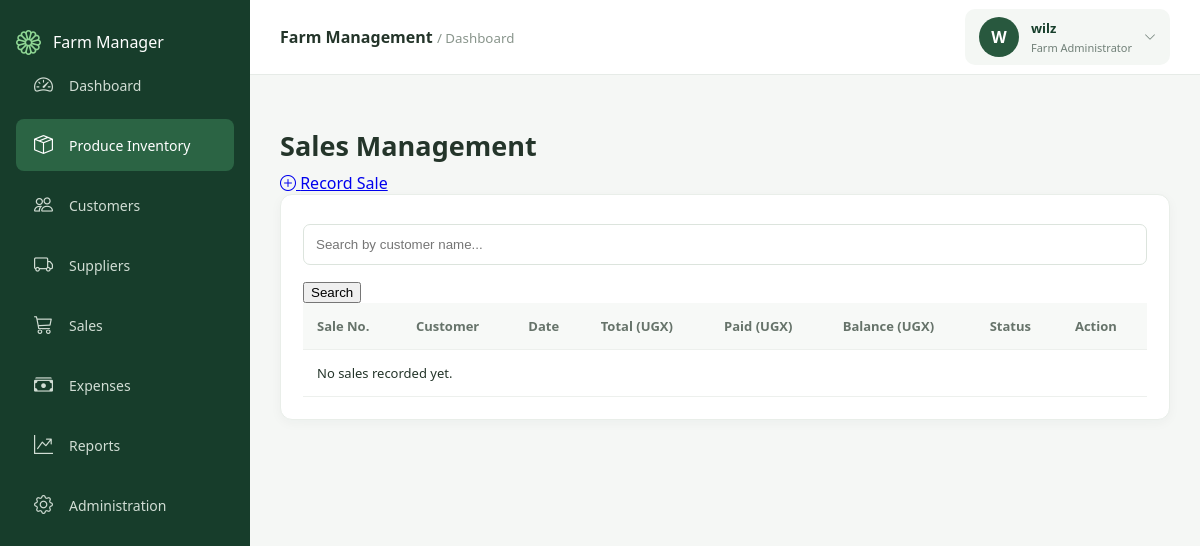
The app's page /sales/ (signed in), older data.
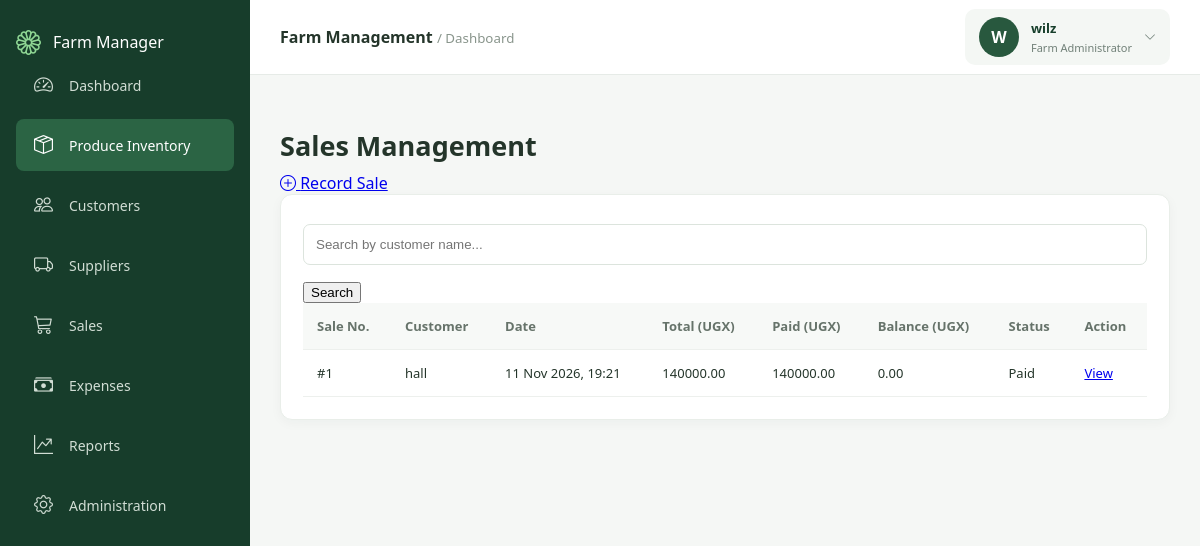
The same page, newer data.
### sales/models.py (models this page shows, shortened)
class Sale(models.Model):
    PAYMENT_METHODS = [
        ('CASH', 'Cash'),
        ('MOBILE_MONEY', 'Mobile Money'),
        ('BANK', 'Bank Transfer'),
        ('OTHER', 'Other'),
    ]
    customer = models.ForeignKey(
        Customer,
        on_delete=models.PROTECT,
        related_name='sales',
        null=True,
        blank=True
    )
    sale_date = models.DateTimeField(auto_now_add=True)
    amount_paid = models.DecimalField(
        max_digits=12,
        decimal_places=2,
        default=0
    )
    payment_method = models.CharField(
        max_length=20,
        choices=PAYMENT_METHODS,
        default='CASH'
    )
    notes = models.TextField(blank=True)
    created_by = models.ForeignKey(
        settings.AUTH_USER_MODEL,
        on_delete=models.SET_NULL,
        null=True,
        blank=True
    )
    created_at = models.DateTimeField(auto_now_add=True)
    class Meta:
        ordering = ['-sale_date']
    @property
    def total_amount(self):
        total = sum(
            (item.line_total for item in self.items.all()),
            Decimal('0.00')
        )
        return total
    @property
    def balance(self):
        return self.total_amount - self.amount_paid
    @property
    def payment_status(self):
        if self.amount_paid <= 0:
            return 'Unpaid'
        elif self.amount_paid < self.total_amount:
            return 'Partially Paid'
        return 'Paid'

class SaleItem(models.Model):
    sale = models.ForeignKey(
        Sale,
        on_delete=models.CASCADE,
        related_name='items'
    )
    produce = models.ForeignKey(
        Produce,
        on_delete=models.PROTECT,
        related_name='sale_items'
    )
    quantity = models.DecimalField(
        max_digits=12,
        decimal_places=2
    )
    unit_price = models.DecimalField(
        max_digits=12,
        decimal_places=2
    )
    @property
    def line_total(self):
        return self.quantity * self.unit_price

### customers/models.py (models this page shows, shortened)
class Customer(models.Model):
    full_name = models.CharField(max_length=150)
    phone_number = models.CharField(max_length=20)
    email = models.EmailField(blank=True)
    address = models.TextField(blank=True)
    created_at = models.DateTimeField(auto_now_add=True)

### sales/views.py (the view)
# urls.py: path('', views.sale_list, name='sale_list'),
@login_required
def sale_list(request):
    sales = Sale.objects.select_related('customer').prefetch_related(
        'items__produce'
    )
    search = request.GET.get('search', '').strip()
    if search:
        sales = sales.filter(customer__full_name__icontains=search)
    return render(request, 'sales/list.html', {
        'sales': sales,
        'search': search,
    })

### sales/templates/sales/list.html (shortened to what this page needs)
{% extends 'base.html' %}
{% block content %}
<div class="page-header">
    <h1>Sales Management</h1>
    <a href="{% url 'sale_create' %}" class="button">
        <i class="bi bi-plus-circle"></i> Record Sale
    </a>
</div>
<div class="panel">
    <form method="GET">
        <input
            type="text"
            name="search"
            placeholder="Search by customer name..."
            value="{{ search }}"
        >
        <button type="submit" class="button">Search</button>
    </form>
    <table>
        <thead>
            <tr>
                <th>Sale No.</th>
                <th>Customer</th>
                <th>Date</th>
                <th>Total (UGX)</th>
                <th>Paid (UGX)</th>
                <th>Balance (UGX)</th>
                <th>Status</th>
                <th>Action</th>
            </tr>
        </thead>
        <tbody>
            {% for sale in sales %}
            <tr>
                <td>#{{ sale.id }}</td>
                <td>
                    {% if sale.customer %}
                        {{ sale.customer.full_name }}
                    {% else %}
                        Walk-in Customer
                    {% endif %}
                </td>
                <td>{{ sale.sale_date|date:"d M Y, H:i" }}</td>
                <td>{{ sale.total_amount|floatformat:2 }}</td>
                <td>{{ sale.amount_paid|floatformat:2 }}</td>
                <td>{{ sale.balance|floatformat:2 }}</td>
                <td>{{ sale.payment_status }}</td>
                <td>
                    <a href="{% url 'sale_detail' sale.pk %}">View</a>
                </td>
            </tr>
            {% empty %}
            <tr>
                <td colspan="8">No sales recorded yet.</td>
            </tr>
            {% endfor %}
        </tbody>
    </table>
</div>
{% endblock %}

Row changes from the older to the newer data that the page shows:
added Sale: id "1", customer.full_name "hall", sale_date "11 Nov 2026, 19:21", total_amount "140000.00", amount_paid "140000.00", balance "0.00", payment_status "Paid"
Text that changed along with them:
text no longer shown: "No sales recorded yet."
